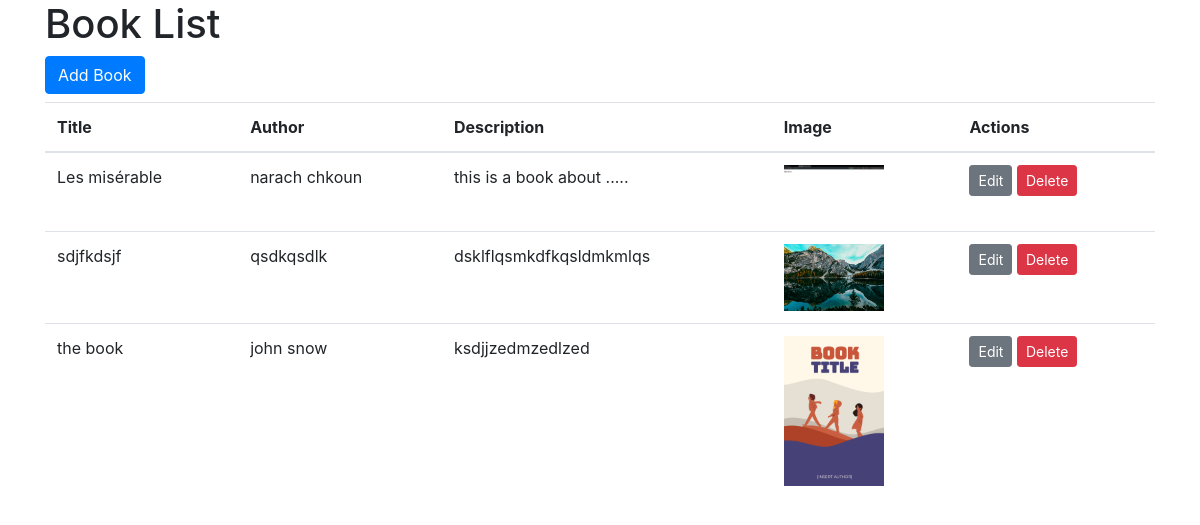
The page / on the database its author committed.
### books/models.py (models this page shows, shortened)
class Book(models.Model):
    title = models.CharField(max_length=200)
    author = models.CharField(max_length=100)
    description = models.TextField()
    image = models.ImageField(upload_to='book_images/', blank=True, null=True)

### books/views.py (the view)
# urls.py: path('', views.book_list, name='book-list'),
def book_list(request):
    books = Book.objects.all()
    return render(request, 'books/book_list.html', {'books': books})

### books/templates/books/book_list.html (shortened to what this page needs)
<!DOCTYPE html>
<html lang="en">
<head>
    <link rel="stylesheet" href="https://stackpath.bootstrapcdn.com/bootstrap/4.3.1/css/bootstrap.min.css">
</head>
<body>
    <div class="container">
        <h1>Book List</h1>
        <a href="{% url 'add-book' %}" class="btn btn-primary mb-2">Add Book</a>
        <table class="table">
            <thead>
                <tr>
                    <th>Title</th>
                    <th>Author</th>
                    <th>Description</th>
                    <th>Image</th>
                    <th>Actions</th>
                </tr>
            </thead>
            <tbody>
                {% for book in books %}
                <tr>
                    <td>{{ book.title }}</td>
                    <td>{{ book.author }}</td>
                    <td>{{ book.description|truncatewords:20 }}</td>
                    <td>{% if book.image %}<img src="{{ book.image.url }}" width="100">{% endif %}</td>
                    <td>
                        <a href="{% url 'edit-book' book.pk %}" class="btn btn-sm btn-secondary">Edit</a>
                        <a href="{% url 'delete-book' book.pk %}" class="btn btn-sm btn-danger">Delete</a>
                    </td>
                </tr>
                {% endfor %}
            </tbody>
        </table>
    </div>
</body>
</html>

### rows shown on the page
Book: title "Les misérable", author "narach chkoun", description "this is a book about .....", image (picture)
Book: title "sdjfkdsjf", author "qsdkqsdlk", description "dsklflqsmkdfkqsldmkmlqs", image (picture)
Book: title "the book", author "john snow", description "ksdjjzedmzedlzed", image (picture)
